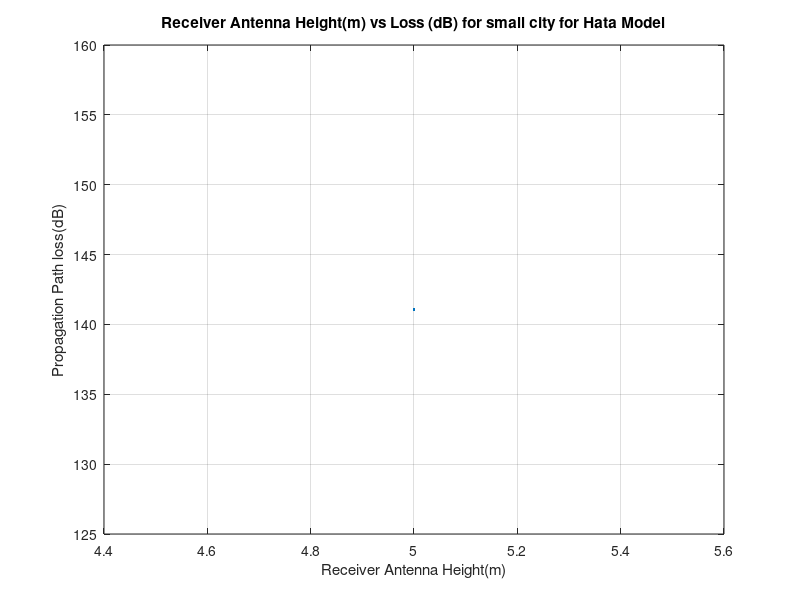

MATLAB code to generate this figure:
%Matlab cache clearing commands
clc;                                                                                                        %clears command window
clear all;                                                                                                  %clears workspace variables
close all;                                                                                                  %closes all external matlab windows


Hte=input('Enter Base station Antenna Height (hte)');                                                       %Base Station Height                     between 30 m and 1000 m 
Hre=input('Enter Mobile Station Antenna Height (hre)');                                                     %Mobile Station Antenna Height           between 1 m and 10 m 
d =input('Enter distance from base station');                                                               %distance from base station              between 1Km and 100Km 
f=input('Enter the frequency: ');                                                                           %Frequency                               between 150Mhz and 1920Mhz 

for i=1:length(Hre)
    CH = 0.8 +((1.1*log( f))-0.7)*Hre(i) - 1.56*log(f);
    LU(i)=69.55+26.16*log(f)-13.82*log(Hte)-CH+(44.9-6.55*log(Hte))*log(d);                                 %path loss formula
end
 
figure(1)
plot(Hre,LU)
title('Receiver Antenna Height(m) vs Loss (dB) for small city for Hata Model');
xlabel('Receiver Antenna Height(m)');
ylabel('Propagation Path loss(dB)');
grid on;


